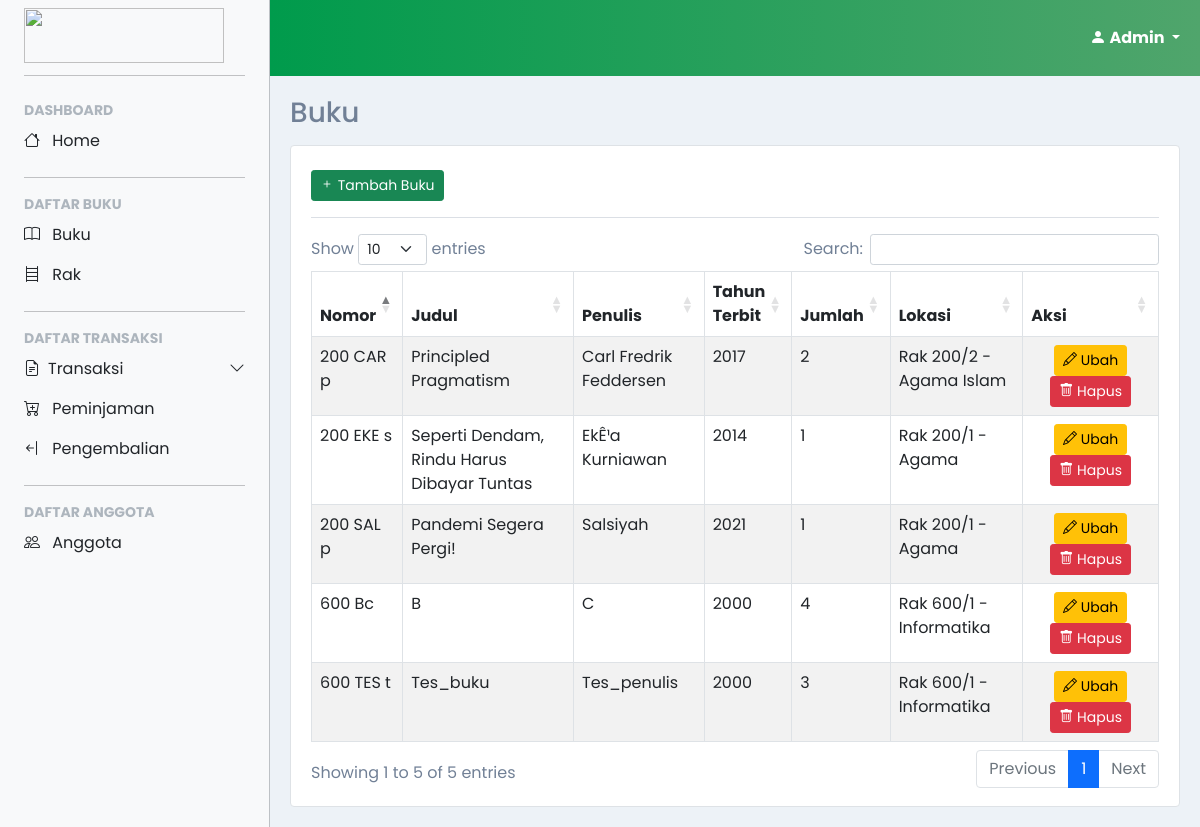
Screenshot of /account/admin/buku/buku.php (signed in) with the database file from the repository.
### tables this page shows
CREATE TABLE `buku` (
  `nomor_klasifikasi` varchar(7) NOT NULL,
  `isbn` varchar(13) NOT NULL,
  `nomor_rak` varchar(5) NOT NULL,
  `judul` varchar(50) NOT NULL,
  `penulis` varchar(50) NOT NULL,
  `penerbit` varchar(50) NOT NULL,
  `tahun_terbit` year(4) NOT NULL,
  `stok` int(3) NOT NULL
);

CREATE TABLE `rak` (
  `nomor_rak` varchar(5) NOT NULL,
  `nama_rak` varchar(50) NOT NULL,
  `jumlah_buku` int(3) NOT NULL,
  `kategori` enum('000 - Umum','100 - Filsafat dan Psikologi','200 - Agama','300 - Sosial','400 - Bahasa','500 - Sains dan Matematika','600 - Teknologi dan Teknik','700 - Seni dan Rekreasi','800 - Literatur dan Sastra','900 - Sejarah dan Geografi') NOT NULL
);

### account/admin/buku/buku.php (the view, shortened to what this page needs)
<?php
include('../../../confiq.php');
$query = "SELECT * FROM `buku` LEFT JOIN `rak` ON buku.nomor_rak = rak.nomor_rak";
$result = mysqli_query($conn, $query);
?>
<!DOCTYPE html>
<html>
  <head>
  </head>
  <body>
    <?php
      include('../layout/sidebar.php');
    ?>
    <main>
      <div class="container-fluid content transition">
        <h3>Buku</h3>
        <div class="card border">
          <div class="card-body mt-2 mx-1">
            <div class="table-responsive">
              <div>
                <a href="addUpdateBuku.php?action=tambah" class="btn btn-success btn-sm">
                  <span><i class="bi bi-plus"></i></span>
                  <span>Tambah Buku</span>
                </a>
              </div><hr class="my-3">
              <table class="table table-striped table-bordered table-hover" id="dataTables-example">
                <thead>
                  <tr>
                    <th width="10%">Nomor</th>
                    <th>Judul</th>
                    <th>Penulis</th>
                    <th width="7%">Tahun Terbit</th>
                    <th width="7%">Jumlah</th>
                    <th>Lokasi</th>
                    <th width="16%">Aksi</th>
                  </tr>
                </thead>
                <tbody>
                  <?php
                    while($data = mysqli_fetch_array($result, MYSQLI_ASSOC)){
                      echo "<tr><td name='id'>".substr($data['nomor_klasifikasi'],0,3)." ".substr($data['nomor_klasifikasi'],3,3)." ".substr($data['nomor_klasifikasi'],6,1)."</td>";
                      echo "<td>".$data['judul']."</td>";
                      echo "<td>".$data['penulis']."</td>";
                      echo "<td>".$data['tahun_terbit']."</td>";
                      echo "<td>".$data['stok']."</td>";
                      echo "<td>Rak ".$data['nomor_rak']." - ".$data['nama_rak']."</td>";
                      echo "<td class='text-center'>
                              <a href='addUpdateBuku.php?action=edit&&nomor=".$data['nomor_klasifikasi']."' class='btn btn-warning btn-sm' data-toggle='tooltip'>
                                <span><i class='bi bi-pencil'></i><span>
                                <span>Ubah</span>
                              </a>
                              <a href='addUpdateBuku.php?action=delete&&nomor=".$data['nomor_klasifikasi']."' class='btn btn-danger btn-sm' data-toggle='tooltip'>
                                <span><i class='bi bi-trash'></i></span>
                                <span>Hapus</span>
                              </a>
                            </td></tr>";
                    }
                  ?>
                </tbody>
              </table>
            </div>
          </div>
        </div>
      </div>
    </main>
  </body>
</html>

### account/admin/layout/style.css (style rules this page uses)
html, body { color: #718096 !important; background-color: #edf2f7; scroll-behavior: smooth; }
body, button { font-family: "Poppins", sans-serif; }
:root { --offcanvas-width: 270px; --topNavbarHeight: 56px; }
main { margin-top: var(--topNavbarHeight); }
.content { padding: 15px; }
.content h3 { margin-bottom: 15px; }
.transition { -webkit-transition: all .3s ease; -moz-transition: all .3s ease; -ms-transition: all .3s ease; -o-transition: all .3s ease; transition: all .3s ease; }
@media (min-width: 992px) { body { overflow: auto !important; } }
@media (min-width: 992px) { :root { --topNavbarHeight: 76px; } }
@media (min-width: 992px) { main { margin-left: var(--offcanvas-width); margin-top: var(--topNavbarHeight); } }
@media (min-width: 992px) { .content { padding: 20px; } }

### rows the page displays
buku: nomor_klasifikasi "200", nomor_klasifikasi "CAR", nomor_klasifikasi "p", judul "Principled Pragmatism", penulis "Carl Fredrik Feddersen", tahun_terbit "2017", stok "2", nomor_rak.nomor_rak "200/2", nomor_rak.nama_rak "Agama Islam"
buku: nomor_klasifikasi "200", nomor_klasifikasi "EKE", nomor_klasifikasi "s", judul "Seperti Dendam, Rindu Harus Dibayar Tuntas", penulis "EkÊ¹a Kurniawan", tahun_terbit "2014", stok "1", nomor_rak.nomor_rak "200/1", nomor_rak.nama_rak "Agama"
buku: nomor_klasifikasi "200", nomor_klasifikasi "SAL", nomor_klasifikasi "p", judul "Pandemi Segera Pergi!", penulis "Salsiyah", tahun_terbit "2021", stok "1", nomor_rak.nomor_rak "200/1", nomor_rak.nama_rak "Agama"
buku: nomor_klasifikasi "600", nomor_klasifikasi "Bc", judul "B", penulis "C", tahun_terbit "2000", stok "4", nomor_rak.nomor_rak "600/1", nomor_rak.nama_rak "Informatika"
buku: nomor_klasifikasi "600", nomor_klasifikasi "TES", nomor_klasifikasi "t", judul "Tes_buku", penulis "Tes_penulis", tahun_terbit "2000", stok "3", nomor_rak.nomor_rak "600/1", nomor_rak.nama_rak "Informatika"

### other values shown
$user[0] "Admin"
